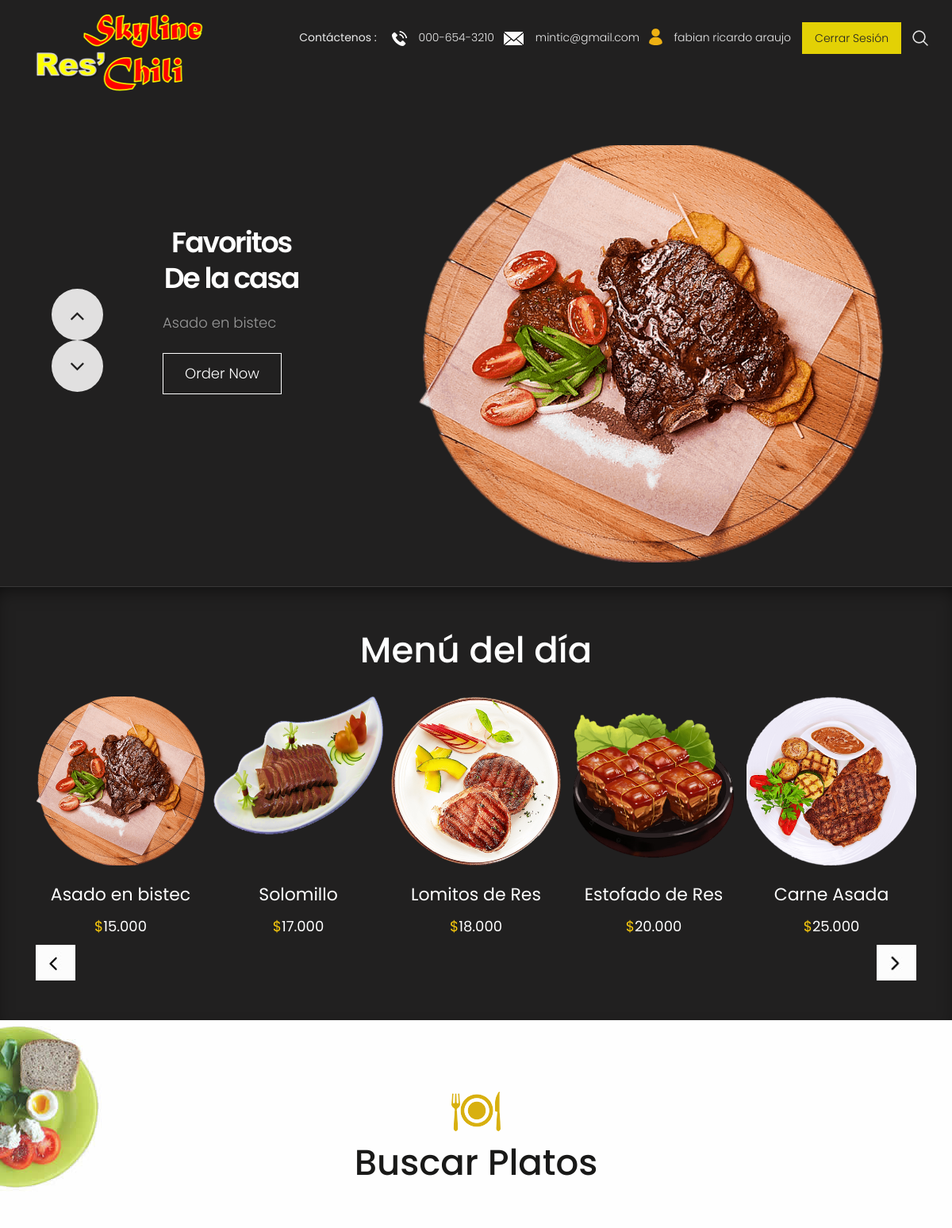
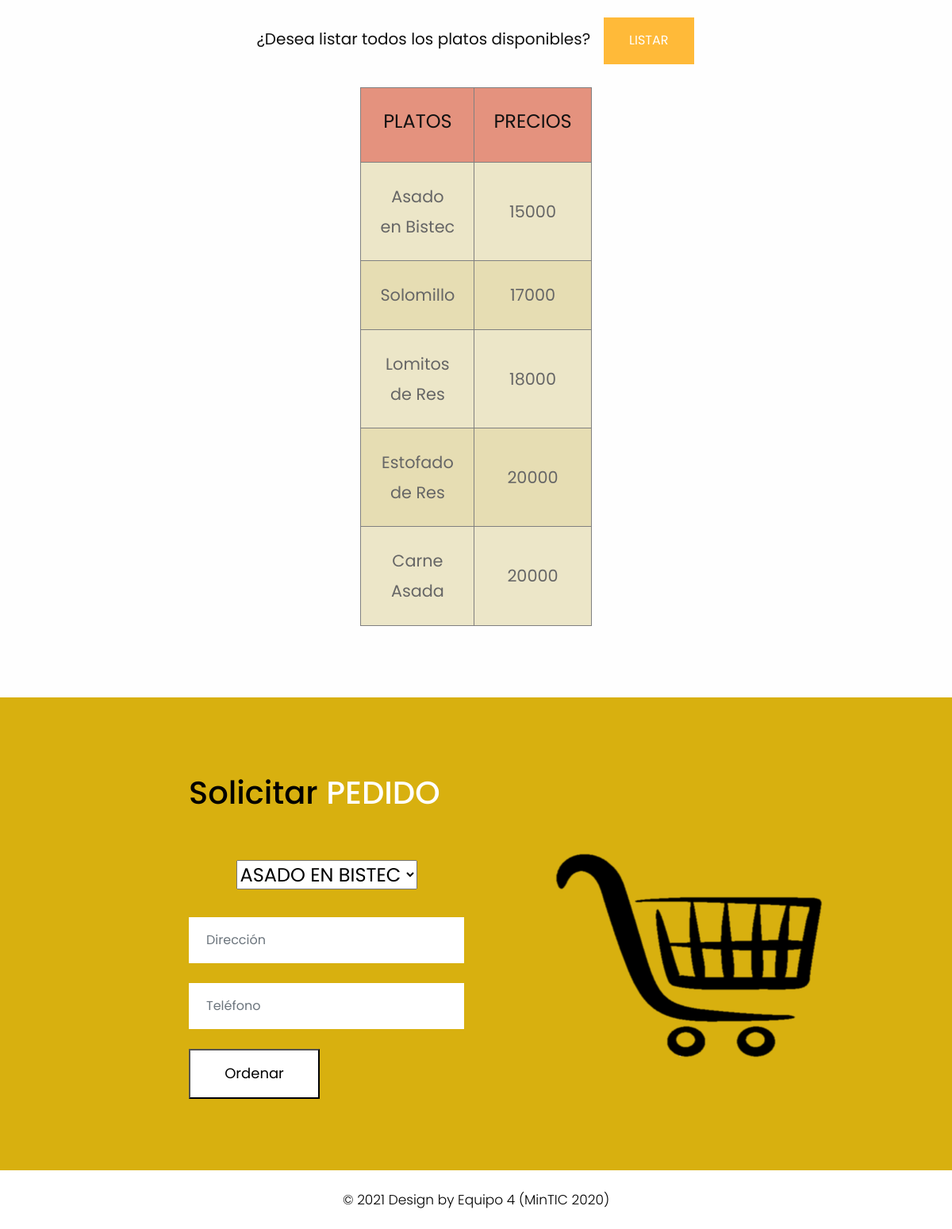
Screenshot of /platos/list (signed in) with the database file from the repository (2 pictures, top to bottom).
### tables this page shows
CREATE TABLE plato (id_plato INTEGER PRIMARY KEY AUTOINCREMENT UNIQUE NOT NULL, nombre_plato TEXT, precio_plato INTEGER);

### app.py (the view)
@app.route("/platos/list", methods=["GET","POST"])
def platos_list():
    my_var = session.get('nombre', None)
    if "username" in session:
        try:
            with sqlite3.connect("restaurant.db") as con:
                con.row_factory = sqlite3.Row #convierte la respuesta de la BD en un diccionario
                cur = con.cursor()
                cur.execute("SELECT * FROM plato")
                row = cur.fetchall()
                return render_template("sesion.html", row = row, name=my_var)
        except Error:
            print(Error)
            return "No Existen Platos"
    else:
        flash ("Acción no permitida")
        return render_template("error.html")

### templates/sesion.html (shortened to what this page needs)
<!DOCTYPE html>
<html lang="es">
<head>
    <link rel="stylesheet" href="{{ url_for('static', filename='css/bootstrap.min.css') }}" type="text/css">
    <link rel="stylesheet" href="{{ url_for('static', filename='css/owl.carousel.min.css') }}" type="text/css">
    <link rel="stylesheet" href="{{ url_for('static', filename='css/style.css') }}" type="text/css">
    <link rel="stylesheet" href="{{ url_for('static', filename='css/responsive.css') }}" type="text/css">
    <link rel="stylesheet" href="https://cdnjs.cloudflare.com/ajax/libs/font-awesome/4.7.0/css/font-awesome.min.css">
</head>
<body class="main-layout">
    <div class="wrapper">
    <div id="content">
    <header>
        <div class="container-fluid">
            <div class="row">
                <div class="col-md-3">
                    <div class="full">
                        <a class="logo" href="/platos/list"><img src="{{ url_for('static', filename='images/logo.png') }}" alt="#" /></a>
                    </div>
                </div>
                <div class="col-md-9">
                    <div class="full">
                        <div class="right_header_info">
                            <ul>
                                <li class="dinone">Contáctenos : <img style="margin-right: 15px;margin-left: 15px;" src="{{ url_for('static', filename='images/phone_icon.png') }}" alt="#"><a href="#">000-654-3210</a></li>
                                <li class="dinone"><img style="margin-right: 15px;" src="{{ url_for('static', filename='images/mail_icon.png') }}" alt="#"><a href="#">mintic@gmail.com</a></li>
                                <li class="dinone"><img style="margin-right: 15px;height: 21px;position: relative;top: -2px;" src="{{ url_for('static', filename='images/user_icon.png') }}" alt="#"><a href='/perfil'>{{ name }}</a></li>
                                <li class="button_user"><a class="button active" href="/logout">Cerrar Sesión</a></li>
                                <li><img style="margin-right: 15px;" src="{{ url_for('static', filename='images/search_icon.png') }}" alt="#"></li>
                            </ul>
                        </div>
                    </div>
                </div>
            </div>
        </div>
    </header>
    <div class="slider_section">
        <div class="container">
            <div class="row">
                <div class="col-md-12">
                    <div class="full">
                        <div id="main_slider" class="carousel vert slide" data-ride="carousel" data-interval="5000">
                            <div class="carousel-inner">
                                <div class="carousel-item active">
                                    <div class="row">
                                        <div class="col-md-5">
                                            <div class="slider_cont">
                                                <h3>Favoritos<br>De la casa</h3>
                                                <p>Asado en bistec</p>
                                                <a class="main_bt_border" href="#fin">Order Now</a>
                                            </div>
                                        </div>
                                        <div class="col-md-7">
                                            <div class="slider_image full text_align_center">
                                                <img class="img-responsive" src="{{ url_for('static', filename='images/burger_slide1.png') }}" alt="#" />
                                            </div>
                                        </div>
                                    </div>
                                </div>
                            </div>
                            <a class="carousel-control-prev" href="#main_slider" role="button" data-slide="prev">
                                <i class="fa fa-angle-up"></i>
                            </a>
                            <a class="carousel-control-next" href="#main_slider" role="button" data-slide="next">
                                <i class="fa fa-angle-down"></i>
                            </a>
                        </div>
                    </div>
                </div>
            </div>
        </div>
    </div>
    <section class="resip_section">
        <div class="container">
            <div class="row">
         <div class="col-md-12">
       <div class="ourheading">
    <h2>Menú del día</h2>
  </div>
</div>
<div class="container">
    <div class="row">
        <div class="col-md-12">
            <div class="owl-carousel owl-theme">
                <div class="item">
                    <div class="product_blog_img">
                        <img src="{{ url_for('static', filename='images/plato1.png') }}" alt="#" />
                    </div>
                    <div class="product_blog_cont">
                        <h3>Asado en bistec</h3>
                        <h4><span class="theme_color">$</span>15.000</h4>
                    </div>
                </div>
                <div class="item">
                    <div class="product_blog_img">
                        <img src="{{ url_for('static', filename='images/plato2.png') }}" alt="#" />
                    </div>
                    <div class="product_blog_cont">
                        <h3>Solomillo</h3>
                        <h4><span class="theme_color">$</span>17.000</h4>
                    </div>
                </div>
                <div class="item">
                    <div class="product_blog_img">
                        <img src="{{ url_for('static', filename='images/plato3.png') }}" alt="#" />
                    </div>
                    <div class="product_blog_cont">
                        <h3>Lomitos de Res</h3>
                        <h4><span class="theme_color">$</span>18.000</h4>
                    </div>
                </div>
                <div class="item">
                    <div class="product_blog_img">
                        <img src="{{ url_for('static', filename='images/plato4.png') }}" alt="#" />
                    </div>
                    <div class="product_blog_cont">
                        <h3>Estofado de Res</h3>
                        <h4><span class="theme_color">$</span>20.000</h4>
                    </div>
                </div>
                <div class="item">
                    <div class="product_blog_img">
                        <img src="{{ url_for('static', filename='images/plato5.png') }}" alt="#" />
                    </div>
                    <div class="product_blog_cont">
                        <h3>Carne Asada</h3>
                        <h4><span class="theme_color">$</span>25.000</h4>
                    </div>
                </div>
            </div>
        </div>
    </div>
</div>
</div>
</div>
</section>
<div class="bg_bg">
<div class="about">
    <div class="container">
      <div class="row">
         <div class="col-md-12">
             <div class="title">
                <i><img src="{{ url_for('static', filename='images/title.png') }}" alt="#"/></i>
                <h2>Buscar Platos</h2>
             </div>
          </div>
       </div>
    </div>
</div>
<form>
    <div>
        <label for="uname"><h2 style="font-size: 20px;">¿Desea listar todos los platos disponibles?</h2></label>&nbsp &nbsp
        <a href="/platos/list" class="button_list11">LISTAR</a>
    </div>
</form>
    <br>
    <table style="width: 10%" id="tabla" border="1" align="center">
        <tbody>
            <tr style="text-align:center">
                <td><h1>PLATOS</h1></td>
                <td><h1>PRECIOS</h1></td>
            </tr>
            {% for r in row %}
            <tr>
                <td>{{ r ["nombre_plato"] }} </td>
                <td>{{ r ["precio_plato"] }} </td>
            </tr>
            {% endfor %}
        </tbody>
    </table>
    <fooetr>
        <div class="footer">
            <div class="container-fluid">
                <div class="row">
                    <div class=" col-md-12">
                        <h2>Solicitar<strong class="white"> PEDIDO</strong></h2> <br>
                    </div>
                    <div class="col-xl-6 col-lg-6 col-md-6 col-sm-12">
                        <form action="/pedido/save" class="main_form" method="POST">
                            <h1>
                                <select name="platoos">
                                    <option>ASADO EN BISTEC</option>
                                </select>
                            </h1> <br>
                            <div class="row">
                                <div class="col-xl-12 col-lg-12 col-md-12 col-sm-12">
                                    <input class="form-control" placeholder="Dirección" type="text" name="Adress">
                                </div>
                                <div class="col-xl-12 col-lg-12 col-md-12 col-sm-12">
                                    <input class="form-control" placeholder="Teléfono" type="text" name="Phone">
                                </div>
                                <div class="col-xl-12 col-lg-12 col-md-12 col-sm-12">
                                    <ul> <input class="send" type="submit" value="Ordenar"></ul>
                                </div>
                            </div>
                        </form>
                    </div>
                    <div class="col-xl-6 col-lg-6 col-md-6 col-sm-12">
                        <div class="img-box">
                            <figure><img src="{{ url_for('static', filename='images/carrito.png') }}" alt="img" /></figure>
                        </div>
                    </div>
                </div>
            </div>
            <div class="copyright">
                <div class="container">
                    <p>© 2021 Design by Equipo 4 (MinTIC 2020)</p>
                </div>
            </div>
        </div>
    </fooetr>
    </div>
    </div>
</body>
</html>

### static/css/responsive.css (style rules this page uses)
@media (min-width: 1200px) and (max-width: 1500px) { .right_header_info ul li { font-size: 14px; margin-left: 12px; } }
@media (min-width: 1200px) and (max-width: 1500px) { .slider_cont h3 { font-size: 36px; line-height: 45px; } }
@media (min-width: 1200px) and (max-width: 1500px) { .slider_cont p { margin-top: 10px; margin-bottom: 5px } }
@media (min-width: 1200px) and (max-width: 1500px) { .slider_section { min-height: auto; } }
@media (min-width: 1200px) and (max-width: 1500px) { .carousel-control-prev { width: 50px; height:50px; left: -20px; top: 95%; } }
@media (min-width: 1200px) and (max-width: 1500px) { .carousel-control-next { width: 50px; height:50px; right: -20px; top: 95%; } }
* { margin:0; padding: 0; box-sizing: border-box; font-family: "Poppins",sans-serif; }
html, body { display: grid; height: 100%; place-items: center; text-align: center; background: white; }

### rows the page displays
plato: nombre_plato "Asado en Bistec", precio_plato "15000"
plato: nombre_plato "Solomillo", precio_plato "17000"
plato: nombre_plato "Lomitos de Res", precio_plato "18000"
plato: nombre_plato "Estofado de Res", precio_plato "20000"
plato: nombre_plato "Carne Asada", precio_plato "20000"

### other values shown
{{ name }} "fabian ricardo araujo"
